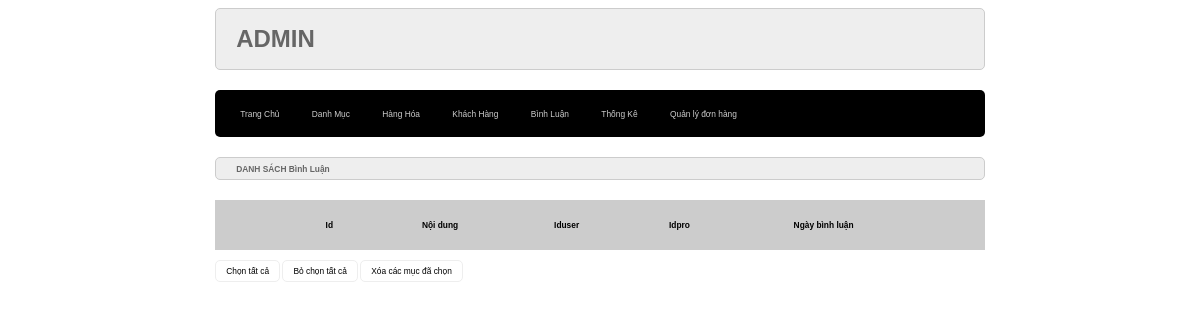
Before: /admin/index.php?act=dsbl with the older database file.
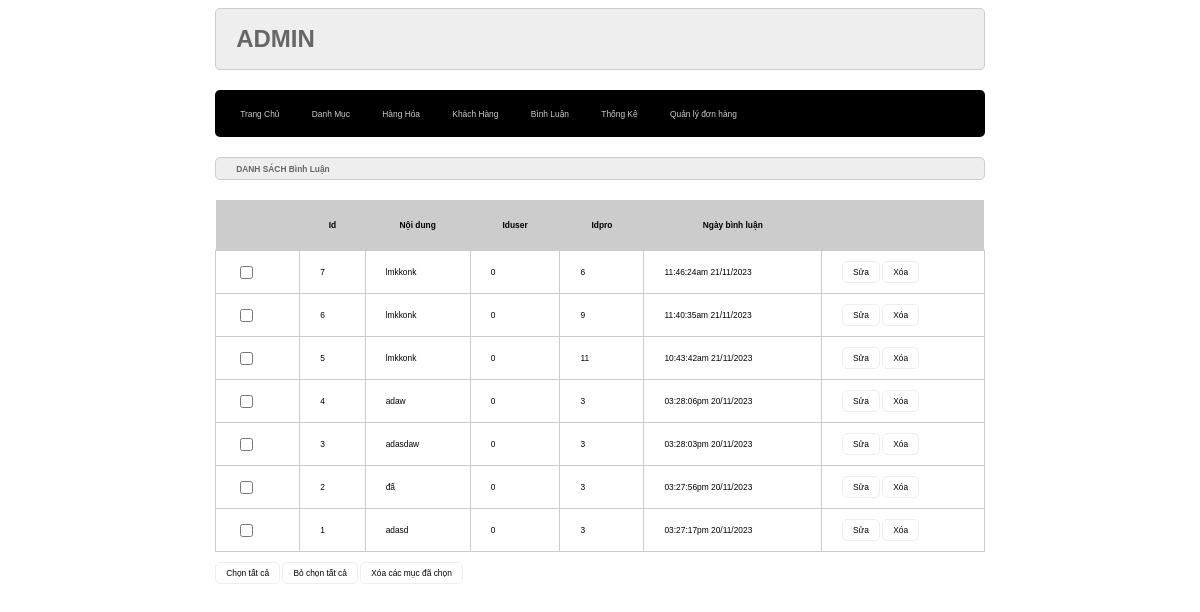
After: the same page with the newer database file.
### tables this page shows
CREATE TABLE `binhluan` (
  `id` int(20) NOT NULL,
  `noidung` varchar(255) NOT NULL,
  `iduser` int(20) NOT NULL,
  `idpro` int(20) NOT NULL,
  `ngaybinhluan` varchar(50) NOT NULL
);

### moder/pdo.php (called while the page is built, shortened)
<?php
function pdo_get_connection(){
    $dburl = "mysql:host=localhost;dbname=duan2;charset=utf8";
    $username = 'root';
    $password = 'Giang2004@';
    $conn = new PDO($dburl, $username, $password);
    $conn->setAttribute(PDO::ATTR_ERRMODE, PDO::ERRMODE_EXCEPTION);
    return $conn;
}
function pdo_query($sql){
    $sql_args = array_slice(func_get_args(), 1);
    try{
        $conn = pdo_get_connection();
        $stmt = $conn->prepare($sql);
        $stmt->execute($sql_args);
        $rows = $stmt->fetchAll();
        return $rows;
    }
    catch(PDOException $e){
        throw $e;
    }
    finally{
        unset($conn);
    }
}

### moder/binhluan.php (called while the page is built, shortened)
<?php
    function loadall_binhluan($idpro){
        $sql="select * from binhluan where 1";
         $sql.=" order by id desc";
        $listbl=pdo_query($sql);
        return  $listbl;
    }
?>

### admin/binhluan/list.php (the view)
<div class="row">
            <div class="row frmtitle">
                <h1>DANH SÁCH Bình Luận</h1>
            </div>
            <div class="row frmcontent">
                <div class="row mb10 frmdsloai">
                   <table>
                    <tr>
                        <th></th>
                        <th>Id</th>
                        <th>Nội dung</th>
                        <th>Iduser</th>
                        <th>Idpro</th>
                        <th>Ngày bình luận</th>
                        <th></th>
                    </tr>
                    <?php
                        foreach ($listbinhluan as $binhluan) {
                            extract($binhluan);
                            $suabl="index.php?act=suabl&id=".$id;
                            $xoabl="index.php?act=xoabl&id=".$id;
                            echo ' <tr>
                            <td><input type="checkbox" name="" id=""></td>
                            <td>'.$id.'</td>
                            <td>'.$noidung.'</td>
                            <td>'.$iduser.'</td>
                            <td>'.$idpro.'</td>
                            <td>'.$ngaybinhluan.'</td>
                            <td><a href="'. $suabl.'"><input type="button" value="Sửa"></a> <a href="'. $xoabl.'"><input type="button" value="Xóa"></a></td>
                        </tr>';
                        }
                    ?>
                   </table>
                </div>
                <div class="row mb10">
                    <input type="button" value="Chọn tất cả">
                    <input type="button" value="Bỏ chọn tất cả">
                    <input type="button" value="Xóa các mục đã chọn">
                </div>
            </div>
        </div>

Changed rows visible on the page:
added binhluan: id "7", noidung "lmkkonk", iduser "0", idpro "6", ngaybinhluan "11:46:24am 21/11/2023"
added binhluan: id "6", noidung "lmkkonk", iduser "0", idpro "9", ngaybinhluan "11:40:35am 21/11/2023"
added binhluan: id "5", noidung "lmkkonk", iduser "0", idpro "11", ngaybinhluan "10:43:42am 21/11/2023"
added binhluan: id "4", noidung "adaw", iduser "0", idpro "3", ngaybinhluan "03:28:06pm 20/11/2023"
added binhluan: id "3", noidung "adasdaw", iduser "0", idpro "3", ngaybinhluan "03:28:03pm 20/11/2023"
added binhluan: id "2", noidung "đấ", iduser "0", idpro "3", ngaybinhluan "03:27:56pm 20/11/2023"
added binhluan: id "1", noidung "adasd", iduser "0", idpro "3", ngaybinhluan "03:27:17pm 20/11/2023"
